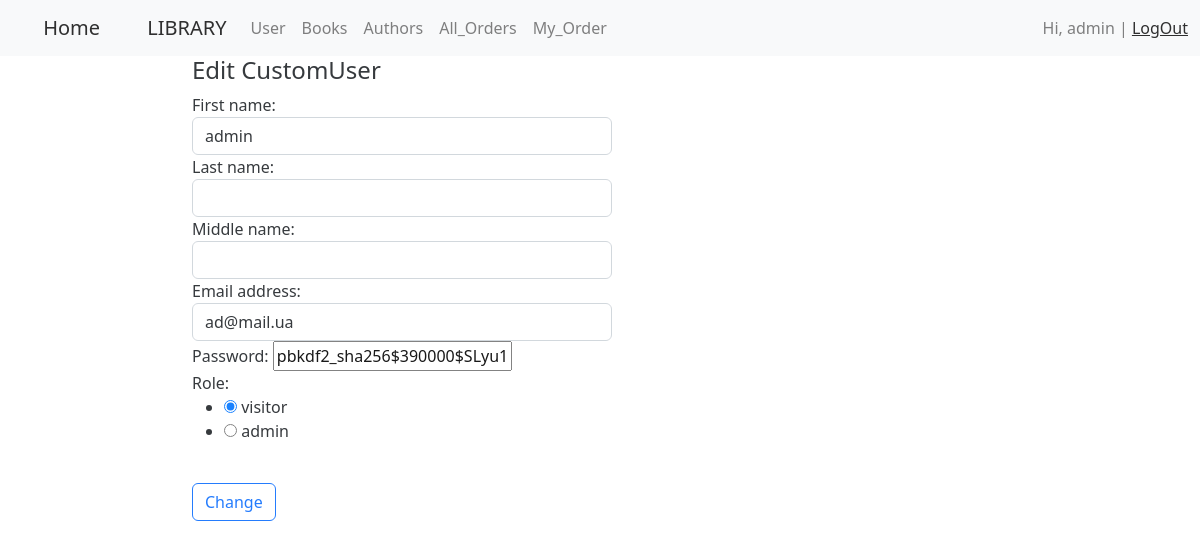
/user/edit/1/ (signed in), run on an earlier commit of the app's database.
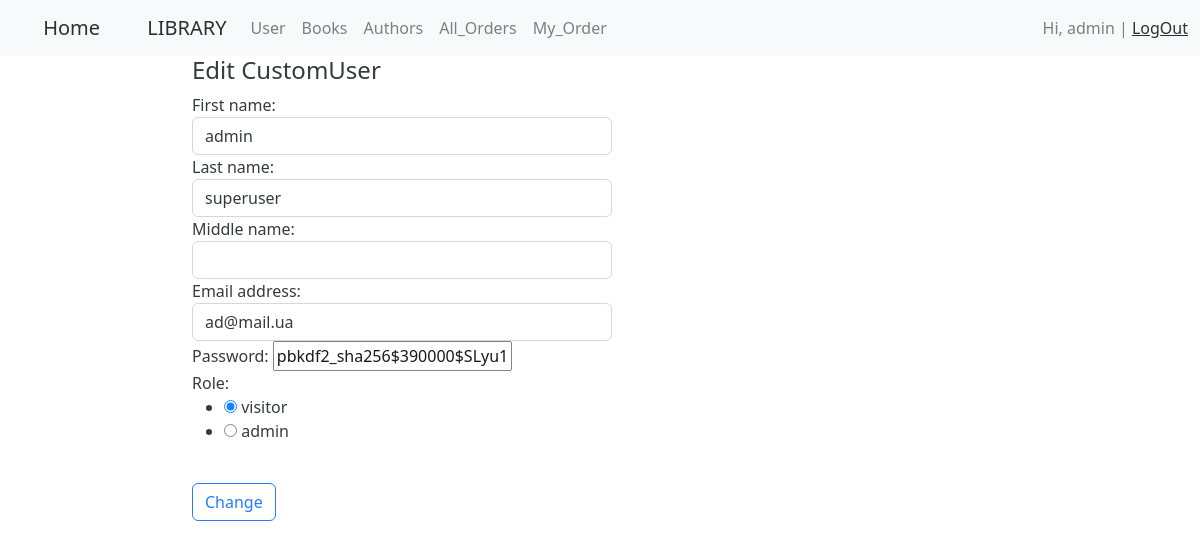
And on a later commit of the database.
### authentication/models.py (models this page shows, shortened)
class CustomUser(AbstractBaseUser):
    email = models.EmailField(
        verbose_name='email address',
        max_length=255,
        unique=True,
    )
    first_name = models.CharField(max_length=20, default=None, blank=True)
    last_name = models.CharField(max_length=20, blank=True)
    middle_name = models.CharField(max_length=20, blank=True)
    created_at = models.DateTimeField(editable=False, auto_now=datetime.datetime.now())
    updated_at = models.DateTimeField(auto_now=datetime.datetime.now())
    role = models.IntegerField(choices=ROLE_CHOICES, default=0)
    is_active = models.BooleanField(default=True)
    is_admin = models.BooleanField(default=False)  # STAFF, superuser
    objects = MyUserManager()
    USERNAME_FIELD = 'email'
    REQUIRED_FIELDS = ['first_name']
    class Meta:         # for admin.menu
        verbose_name= 'Користувач'
        verbose_name_plural = 'Користувачі'
    @staticmethod
    def get_by_id(user_id):
        custom_user = CustomUser.objects.filter(id=user_id).first()
        return custom_user if custom_user else None

### authentication/views.py (the view)
# urls.py: path('edit/<int:user_id>/', edit_user, name='user_edit_url'),
@login_required(login_url='login_url')
def edit_user(request, user_id):
    if user_id:
        user_to_edit = CustomUser.get_by_id(user_id)
    form = AuthenticateUserForm(request.POST or None, instance=user_to_edit)
    if request.POST and form.is_valid():
        print('valid')
        form.save()
        messages.success(request, f'Changes to user: {user_to_edit.last_name} success !')
        return redirect('list_users')
    context = {'form': form, 'user': user_to_edit}
    return render(request, 'authentication/edit_user.html', context=context)

### authentication/forms.py
class AuthenticateUserForm(forms.ModelForm):
    role = forms.ChoiceField(widget=forms.RadioSelect(), choices=ROLE_CHOICES)
    class Meta:
        model = CustomUser
        fields = ('first_name', 'last_name', 'middle_name','email', 'password', 'role')
        widgets = {
            'first_name' : forms.TextInput(attrs={'class': 'form-control'}),
            'last_name' : forms.TextInput(attrs={'class': 'form-control'}),
            'middle_name' : forms.TextInput(attrs={'class': 'form-control'}),
            'email': forms.EmailInput(attrs={'class': 'form-control'}),
            'role' : forms.RadioSelect(),
        }

### authentication/templates/authentication/edit_user.html (shortened to what this page needs)
{% extends 'base.html' %}
{% load crispy_forms_tags %}
{% block content %}
<div class="list-group col-md-5">
    <h4> Edit CustomUser </h4>
    <form method="post" enctype="multipart/form-data">
        {% for item in form %}
        <div class="form-group">
            {{ item.label_tag }}
            {{ item }}
        </div>
        {% endfor %}
        <br/>
        <button type='submit' class="btn btn-outline-primary"> Change</button>
    </form>
</div>
{% endblock %}

### library/base.html (shortened to what this page needs)
<!DOCTYPE html>
<html lang="en">
<head>
    <link href="https://cdn.jsdelivr.net/npm/bootstrap@5.2.0/dist/css/bootstrap.min.css" rel="stylesheet"
>
</head>
<body>
<nav class="navbar navbar-expand-lg bg-light">
    <div class="container-fluid">
        <a class="navbar-brand" href="{% url 'home' %}">&#160;&nbsp;&nbsp; &#160; Home</a>
        <a class="navbar-brand" href="{% url 'list_books_main' %}">&#160;&nbsp;&nbsp; &#160; LIBRARY</a>
        <div class="collapse navbar-collapse" id="navbarNavAltMarkup">
            <div class="navbar-nav">
                <a class="nav-link" href="{% url 'list_users' %}">User</a>
                <a class="nav-link" href="{% url 'list_books' %}">Books</a>
                {% if request.user.is_authenticated %}
                <a class="nav-link" href="{% url 'list_author' %}">Authors</a>
                {% else %}
                <a class="nav-link disabled" href="#">Authors</a>
                {% endif %}
                <a class="nav-link" href="{% url 'list_orders' %}">All_Orders</a>
                <a class="nav-link" href="{% url 'my_orders' %}">My_Order</a>
            </div>
        </div>
        <span class="navbar-text" align="right">
            {% if request.user.is_authenticated %}
                Hi, {{ user.username }}  {{ user.first_name }} | <a href="{% url 'logout_url' %}">LogOut</a>
            {% else %}
                <a href="{%url 'register_url'%}">Register</a>|
                <a href="{%url 'login_url'%}">Login</a>
            {% endif %}
        </span>
    </div>
</nav>
<div class="row">
    <div class="list-group col-md-2">
    </div>
    <div class="list-group col-md-10">
        {% block content %} {% endblock %}
    </div>
</div>
</body>
</html>

What changed in the data, as far as the page shows it:
changed CustomUser "admin": last_name (not shown) → "superuser"
